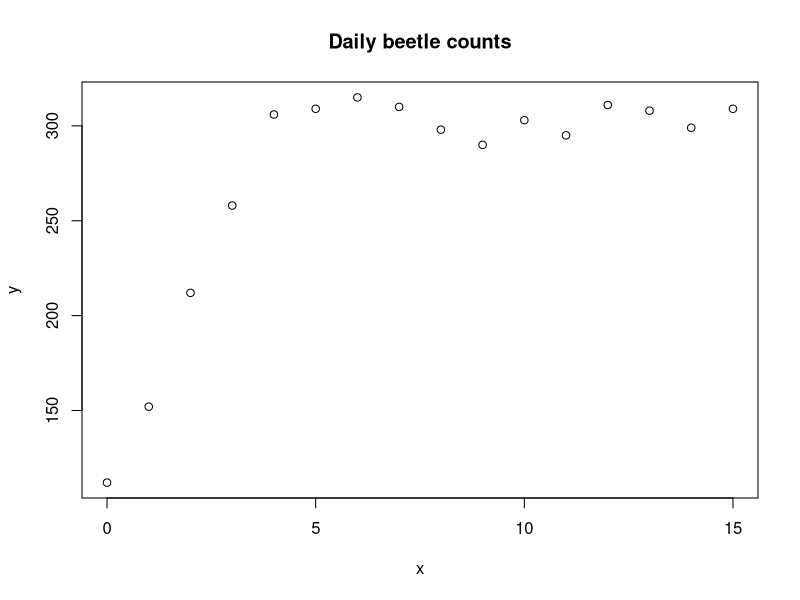
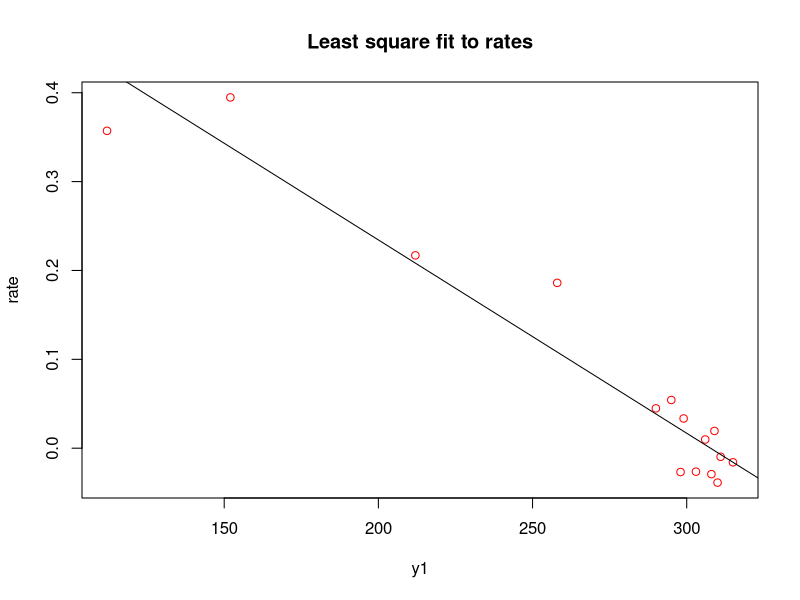

Reproduce these figures in R, in order.
#flour beetle data

#daily count of beetles for 16 days
y = c(112, 152, 212, 258, 306, 309, 315, 310, 
298, 290, 303, 295, 311, 308, 299, 309)
print(y)

#daily count of beetles for 15 days
y1 = c(112, 152, 212, 258, 306, 309, 315, 310, 
298, 290, 303, 295, 311, 308, 299)

#time in days 
x = seq(0, length(y)-1)
print(x)

plot(x, y, main="Daily beetle counts")

par(ask=TRUE)  #to pause between plots

#create a rate vector and load it with computed rates
rate = 0
#print (rate)

for (i in 1:length(y)-1){
rate[i] = (y[i+1] - y[i])/y[i]
}
print(rate)

#linear least squares fit
#drop last y entry
 
plot(y1, rate, col="red", main="Least square fit to rates")
fit = lm(rate~y1)
abline(fit)
print(fit)
print(summary(fit)) #lots more info

